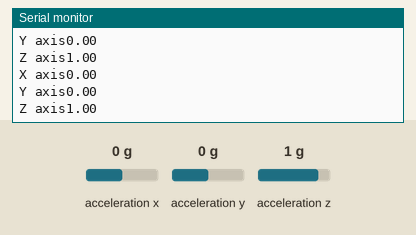
Recording of a sketch running on a simulated Arduino Uno, built with avr-gcc and run on an emulated ATmega328P. Parts: the last lines printed to the serial monitor. Wiring (inferred from the names in the program): ADXL345 accelerometer at I2C address 0x53. Inputs (shaded band) come from the test bench; at power-on: acceleration x 0 g, acceleration y 0 g, acceleration z 1 g.

Above: at 1.2 s.
1.3 s: acceleration x set to -1.4 g
At 1.8 s:
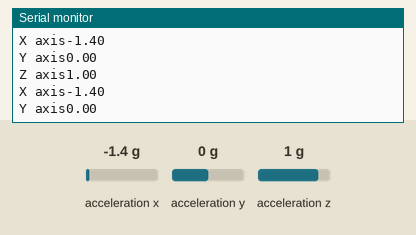
4.3 s: acceleration y set to -1.4 g
At 4.9 s:
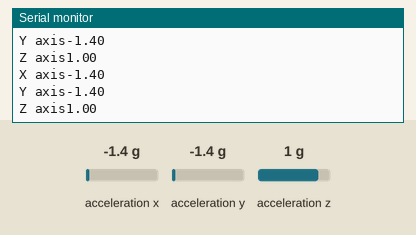
5.8 s: acceleration y set to 0 g
At 6.3 s:
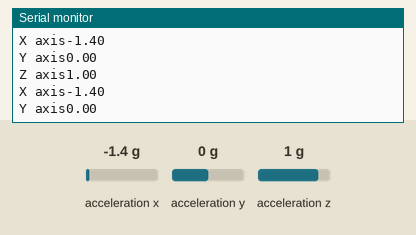
8.8 s: acceleration x set to 0 g
At 9.6 s:
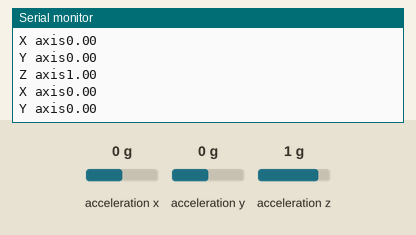
11.8 s: acceleration z set to -1.4 g
At 12.7 s:
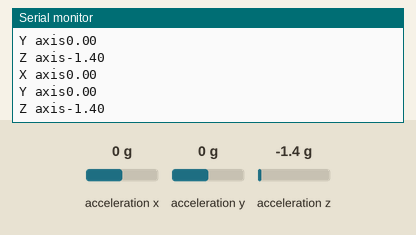

The sketch:

accelerometer.ino
```cpp
//icnluding libraries and defining pins
#include <math.h>
#include <Wire.h>
int ADXL345 = 0x53;
float X_out, Y_out, Z_out;
//setup code area
void setup()
{
  Serial.begin(9600);
  Wire.begin();
  Wire.beginTransmission(ADXL345);
  Wire.write(0x2D);
  Wire.write(8);
  Wire.endTransmission();
  delay(10);
}
//main code area
void loop() {
  //accelerometer calculations
  Wire.beginTransmission(ADXL345);
  Wire.write(0x32); // Start with register 0x32 (ACCEL_XOUT_H)
  Wire.endTransmission(false);
  Wire.requestFrom(ADXL345, 6, true); // Read 6 registers total, each axis value is stored in 2 registers
  X_out = ( Wire.read() | Wire.read() << 8); // X-axis value
  X_out = X_out / 256; //For a range of +-2g, we need to divide the raw values by 256, according to the datasheet
  Y_out = ( Wire.read() | Wire.read() << 8); // Y-axis value
  Y_out = Y_out / 256;
  Z_out = ( Wire.read() | Wire.read() << 8); // Z-axis value
  Z_out = Z_out / 256;


  //print values of sensor
  Serial.print("X axis");
  Serial.println(X_out);
  Serial.print("Y axis");
  Serial.println(Y_out);
  Serial.print("Z axis");
  Serial.println(Z_out);
}
```

Measured:
- after the input at 1.3 s, the serial monitor: prints a new line after 0.10 s (image 1)
- after the input at 4.3 s, the serial monitor: prints a new line after 0.11 s (image 2)
- after the input at 8.8 s, the serial monitor: prints a new line after 0.10 s (image 4)
- after the input at 11.8 s, the serial monitor: prints a new line after 0.12 s (image 5)
